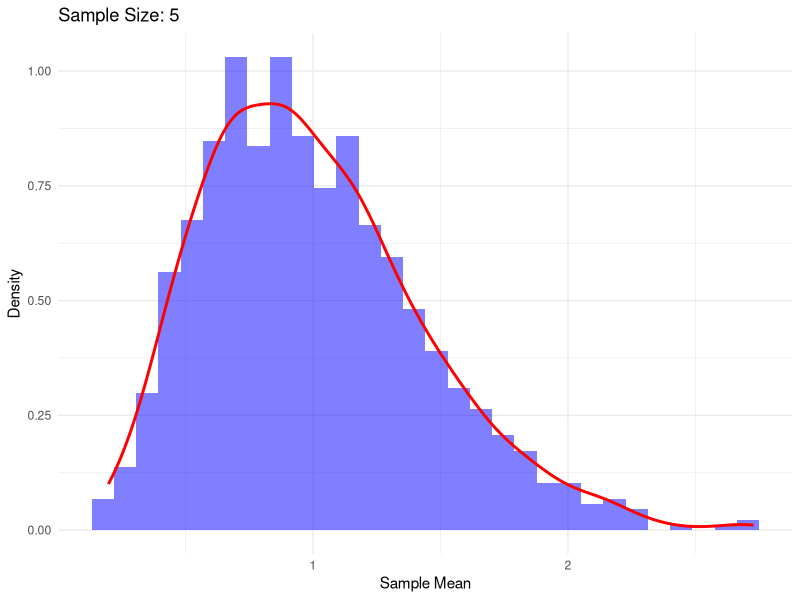
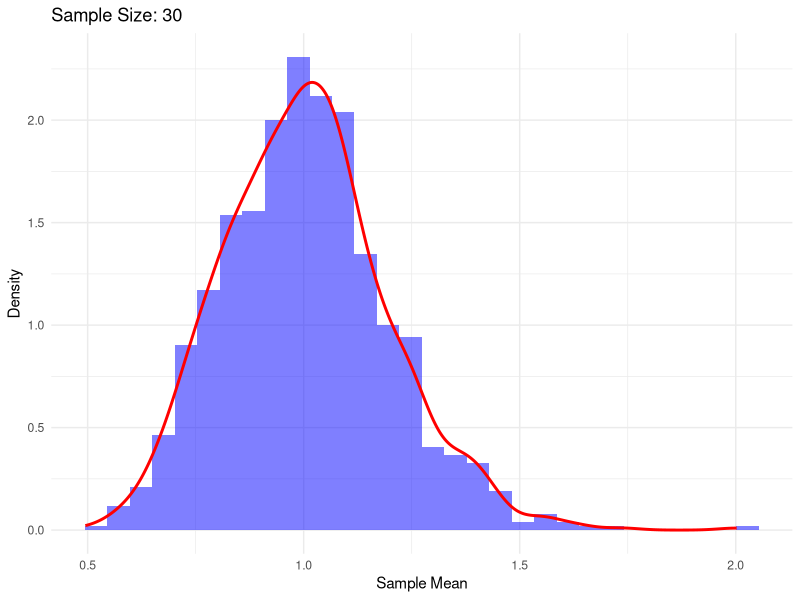
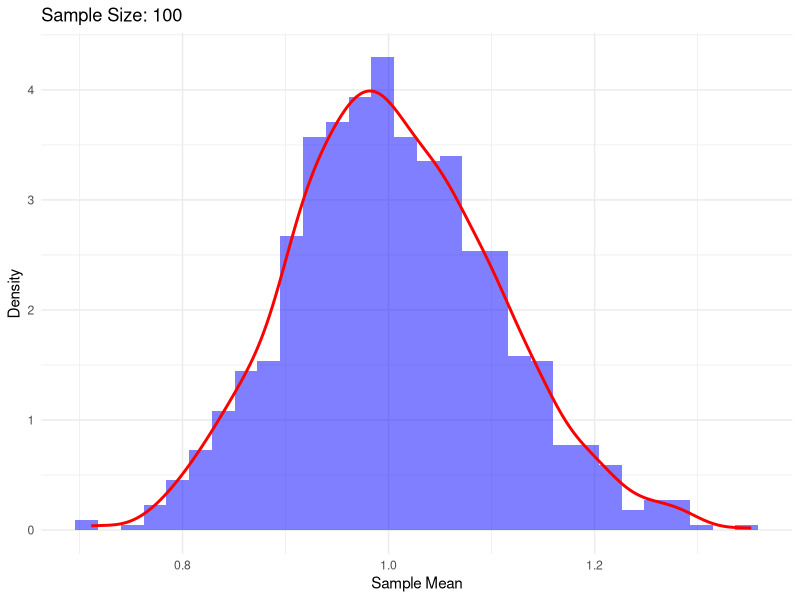

Here is the R script that generated these plots, in order:
##to test the CLT###
# Load necessary library
install.packages("ggplot2")
library(ggplot2)

# Set seed for reproducibility
set.seed(123)

# Generate a non-normal population (Exponential Distribution)
population <- rexp(10000, rate = 1)  # Highly skewed

# Function to test CLT by taking many samples
test_clt <- function(sample_size, n_samples = 1000) {
  sample_means <- replicate(n_samples, mean(sample(population, sample_size, replace = TRUE)))
  
  # Plot histogram of sample means
  ggplot(data.frame(means = sample_means), aes(x = means)) +
    geom_histogram(aes(y = ..density..), bins = 30, fill = "blue", alpha = 0.5) +
    geom_density(color = "red", size = 1) +  # Overlay density curve
    ggtitle(paste("Sample Size:", sample_size)) +
    xlab("Sample Mean") + ylab("Density") +
    theme_minimal()
}

# Compare CLT for different sample sizes
test_clt(5)    # Small sample, not normal
test_clt(30)   # Larger sample, closer to normal
test_clt(100)  # Even larger sample, almost perfectly normal

